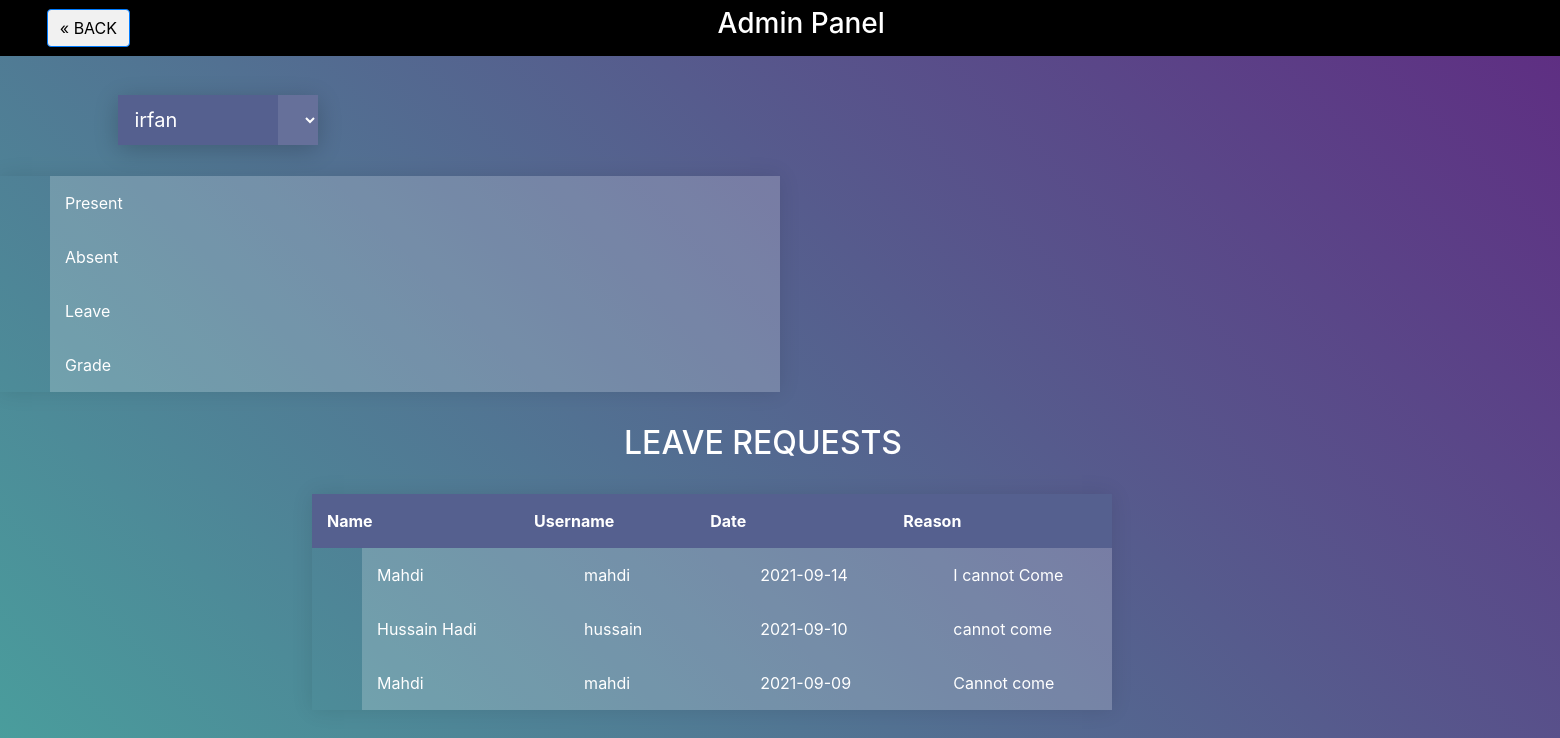
The page /admin_grade/ (signed in) on the database its author committed.
### main/models.py (models this page shows, shortened)
class Leave_Request(models.Model):
    name2 = models.CharField(max_length=50)
    username2 = models.CharField(max_length=50)
    date2 = models.CharField(max_length=50)
    concern = models.CharField(max_length=500)

### main/views.py (the view, shortened to what this page needs)
# urls.py: path('admin_grade/', views.admin_grade, name='admin_grade'),
@login_required(login_url='admin_login')
def admin_grade(request):
    present = 0
    absent = 0
    leave = 0
    total = 0
    grade = ''
    context = {}
    leave_query=Leave_Request.objects.all()
    if leave_query != "":
        a = Employees.object.values('username1').distinct()
        default = []
        for z in range(len(a)):
            default.append(a[z]['username1'])
        context = {'initial': default, 'leave_query': leave_query}
    return render(request, 'main/admin_grade.html', context)

### main/templates/main/admin_grade.html (shortened to what this page needs)
<!DOCTYPE html>
<html lang="en">
{% load static %}
<head>
  <link rel="stylesheet" href="{% static 'css/main.css' %}" type="text/css">
  <link rel="stylesheet" href="{% static 'css/style.css' %}">
    <link rel="stylesheet" href="https://stackpath.bootstrapcdn.com/bootstrap/4.1.3/css/bootstrap.min.css">
</head>
<body>
<nav class="navbar navbar-inverse" style=" background-color: #000; height: 7%;" >
  <div class="container-fluid" style="position:absolute; left: -27%;">
    <div class="navbar-header" style="position:absolute; left: 30%;">
      <a href="{% url 'admin_dashboard' %}" class="previous btn btn-primary">&laquo; Back</a>
    </div>
    <ul class="nav navbar-nav" style="position:absolute; left: 73%;">
        <li> <h3 style="color: white;">Admin Panel </h3></li>
    </ul>
  </div>
</nav>
<form method="POST" action="" id="my_form" style="position: absolute; top: 15%; left: 14%;">
<div class="box">
     <div onclick="submit_form()">
  <select id="attendance" name="name">
      {% for i in initial %}
    <option value="{{i}}">{{i}}</option>
      {% endfor %}
  </select>
</div>
    </div>
</form>
<table style="position: relative; top: 15%; width: 50%;">
		<tbody>
			<tr>
				<td>Present</td>
				<td>{{present}}</td>
			</tr>
        <tr>
				<td>Absent</td>
				<td>{{absent}}</td>
			</tr>
        <tr>
				<td>Leave</td>
				<td>{{leave}}</td>
			</tr>
        <tr>
				<td>Grade</td>
				<td>{{grade}}</td>
			</tr>
		</tbody>
	</table>
<br>
<br>
{% if grade == null %}
<h2 style="color: white; position: relative; left: 40%; top: 13%"> LEAVE REQUESTS</h2>
<br>
<table style="position: relative; left: 20%; top: 13%">
		<thead>
			<tr>
				<th>Name</th>
				<th>Username</th>
				<th>Date</th>
				<th>Reason</th>
			</tr>
		</thead>
		<tbody>
        {% for i in leave_query %}
			<tr>
				<td>{{i.name2}}</td>
				<td>{{i.username2}}</td>
				<td>{{i.date2}}</td>
				<td>{{i.concern}}</td>
			</tr>
        {% endfor %}
		</tbody>
	</table>
{% endif %}
</body>
</html>

### main/static/css/main.css (style rules this page uses)
.btn { padding: .5rem 2.5rem; font-size: .95rem; font-weight: 600; text-transform: uppercase; color: #fff; background: #111; border-radius: remy(35px); }
body { background-color: #ebeff5; }

### main/static/css/style.css (style rules this page uses)
html, body { height: 100%; }
body { margin: 0; background: -webkit-linear-gradient(45deg, #49a09d, #5f2c82); background: linear-gradient(45deg, #49a09d, #5f2c82); font-family: sans-serif; font-weight: 100; }
table { width: 800px; border-collapse: collapse; overflow: hidden; box-shadow: 0 0 20px rgba(0, 0, 0, 0.1); position: relative; position: absolute; top: 20%; }
th, td { padding: 15px; background-color: rgba(255, 255, 255, 0.2); color: #fff; }
th { text-align: left; }
thead th { background-color: #55608f; }
tbody td { position: relative; left: 50px; }

### main/templates/main/admin_grade.html (style rules this page uses)
.box { position: absolute; top: 10%; left: 10%; transform: translate(-50%, -50%); }
.box select { background-color: #55608f; color: white; padding: 12px; width: 200px; border: none; font-size: 20px; box-shadow: 0 5px 25px rgba(0, 0, 0, 0.2); -webkit-appearance: button; appearance: button; outline: none; }
.box::before { content: "\f13a"; font-family: FontAwesome; position: absolute; top: 0; right: 0; width: 20%; height: 100%; text-align: center; font-size: 28px; line-height: 45px; color: rgba(255, 255, 255, 0.5); background-color: rgba(255, 255, 255, 0.1); pointer-events: none; }
.box select option { padding: 30px; }
a { text-decoration: none; display: inline-block; padding: 8px 16px; }
.previous { background-color: #f1f1f1; color: black; }

### rows shown on the page
Leave_Request: name2 "Mahdi", username2 "mahdi", date2 "2021-09-14", concern "I cannot Come"
Leave_Request: name2 "Hussain Hadi", username2 "hussain", date2 "2021-09-10", concern "cannot come"
Leave_Request: name2 "Mahdi", username2 "mahdi", date2 "2021-09-09", concern "Cannot come"

### other values the page prints
form field name "irfan"
